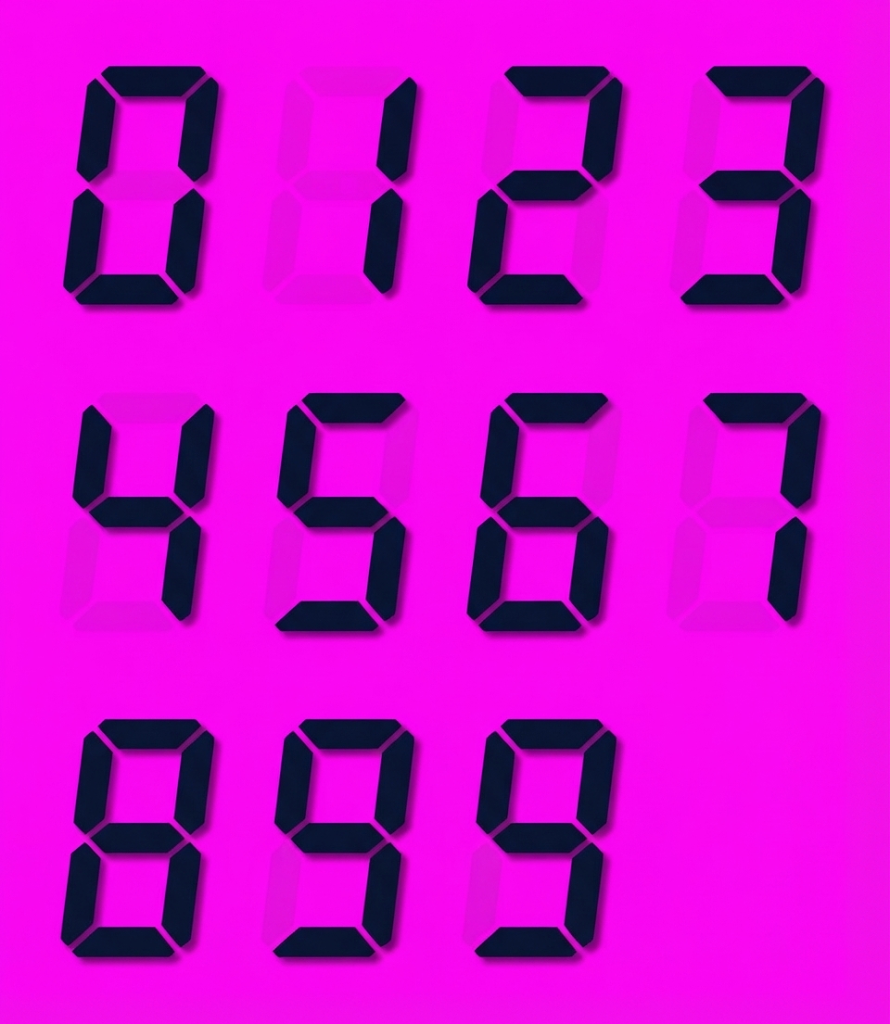
#> input picture sample-watchfaces/casio-lcd/art/digits.png, 890 x 1024 px, found by its file name
$ python cut.py
#> lines starting #> are read from the running program, lines starting #| are printed output that depends on the picture; after the words box and inside, x2 and y2 are one past the last pixel; in counts of white or black regions, pixels touching at a corner belong together
"""Key the magenta off the five generated sheets and cut every picture the face needs into art/ (RGBA PNG at watch size).
Run from this folder:  python3 src/cut.py
The sheets are in ../sheets (digits, wx_a / wx_b / wx_c = weather icons 1-10 / 11-20 / 21-29, icons = heart, shoe, battery).
"""
from PIL import Image
import numpy as np, os, json

HERE = os.path.dirname(os.path.abspath(__file__))
ROOT = os.path.dirname(HERE)
SH = os.path.join(ROOT, 'sheets') + '/'
ART = os.path.join(ROOT, 'art') + '/'
os.makedirs(ART, exist_ok=True)

DIG_H = int(os.environ.get('DIG_H', 64))     # time digits: ink height in device px
WX_CUR = 0.144                               # current weather icon: device px per sheet px
WX_FC = 0.117                                # forecast icons
CIC = {'heart': 0.068, 'shoe': 0.072, 'batt': 0.074}   # complication icons, device px per sheet px


def key(path):
    """magenta -> alpha, with the magenta taken out of the soft edges (un-mix). returns float RGBA 0..1"""
    a = np.array(Image.open(path).convert('RGB')).astype(float)
    bg = np.array([250.0, 5.0, 249.0])
    m = np.minimum(a[:, :, 0], a[:, :, 2]) - a[:, :, 1]
    t = np.clip(m / 244.0, 0, 1)
    al = 1 - t
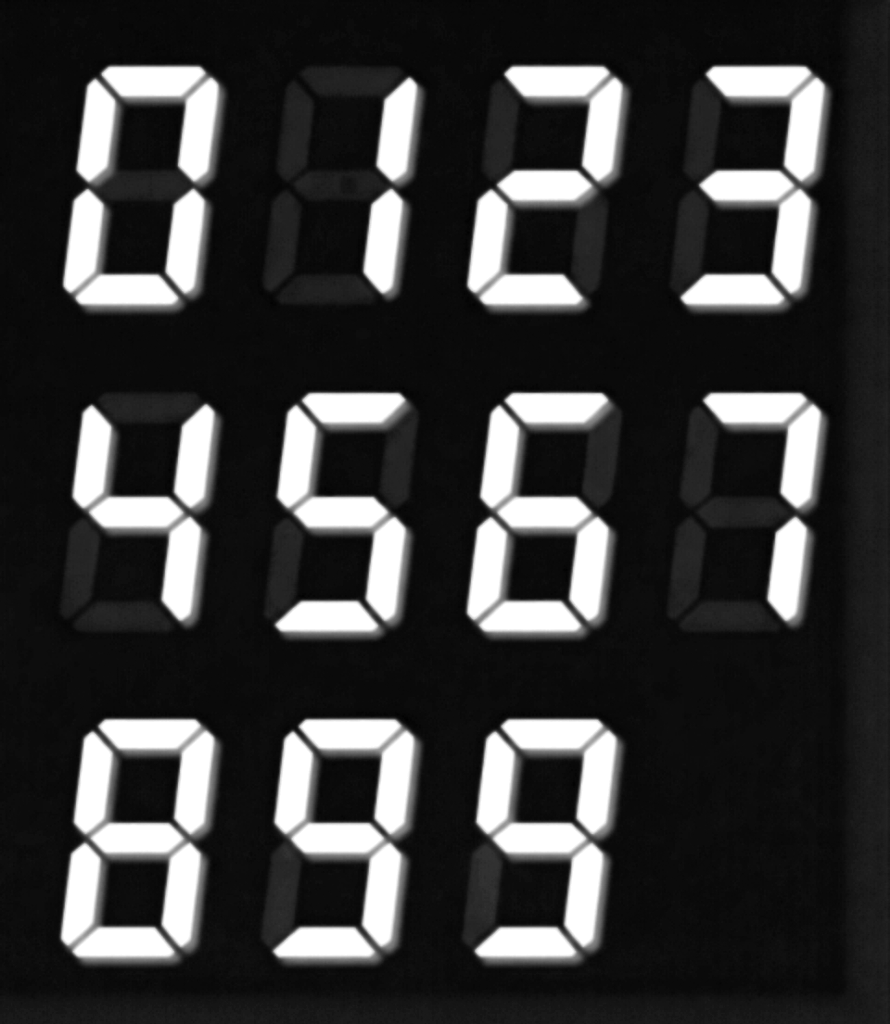
#> al: shape (1024, 890) float64; min 0.0041, max 1, mean 0.226
    al[al < 0.06] = 0
    al = np.clip(al, 0, 1)
    out = np.zeros(a.shape[:2] + (4,))
    k = al > 0
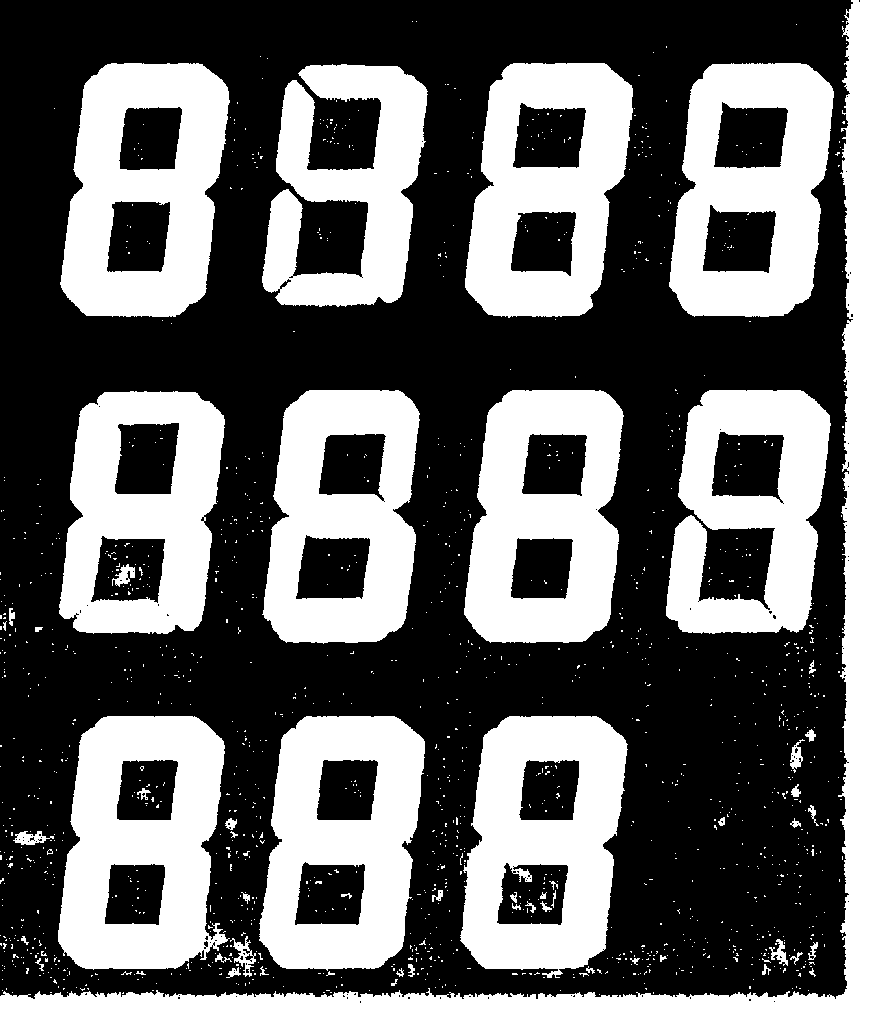
#> k: shape (1024, 890) bool; 40.8% white; 1383 white regions (1328 under 20 px), largest, box (x1, y1, x2, y2) and area: (0, 0, 890, 1024) 70945, (58, 716, 230, 970) 29213, (460, 716, 628, 978) 28559
    for c in range(3):
        v = a[:, :, c]
        out[:, :, c] = np.where(k, np.clip((v - (1 - al) * bg[c]) / np.maximum(al, 1e-3), 0, 255), 0) / 255.0
    out[:, :, 3] = al
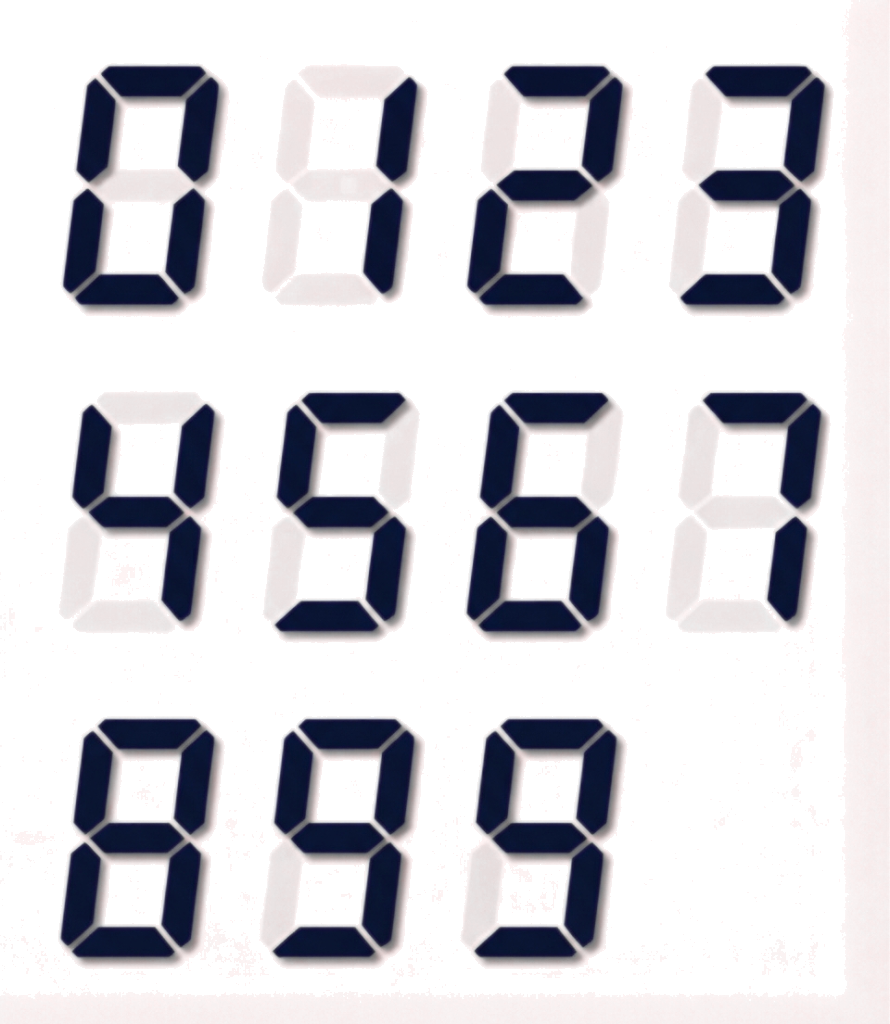
#> out: shape (1024, 890, 4) float64; mean R, G, B, A 0.129, 0.0715, 0.0926, 0.2; transparent parts drawn white
    return out


def bbox(al, th=0.3):
    ys, xs = np.where(al > th)
    return xs.min(), xs.max() + 1, ys.min(), ys.max() + 1


def resize(rgba, w, h):
    """premultiplied LANCZOS resize of a float RGBA array"""
    pm = rgba.copy()
    pm[:, :, :3] *= pm[:, :, 3:4]
    ch = [Image.fromarray((pm[:, :, i] * 255).astype(np.uint8)).resize((w, h), Image.LANCZOS) for i in range(4)]
    r = np.stack([np.array(c).astype(float) / 255 for c in ch], 2)
    a = r[:, :, 3:4]
    r[:, :, :3] = np.where(a > 0.004, r[:, :, :3] / np.maximum(a, 1e-3), 0)
    return np.clip(r, 0, 1)


def save(rgba, name):
    Image.fromarray((rgba * 255 + 0.5).astype(np.uint8), 'RGBA').save(ART + name)


def runs(mask1d, gap=6):
#> called with mask1d = array of shape (1024,), gap = 40
    out = []; s = None; last = None
    for i, v in enumerate(mask1d):
        if v:
            if s is None: s = i
            last = i
        elif s is not None and i - last > gap:
            out.append((s, last + 1)); s = None
#> this loop made 1024 passes
#> s on pass 66: 65
#> after the loop, out = [(65, 311), (392, 637), (718, 963)]
    if s is not None: out.append((s, last + 1))
    return out


# ---------------------------------------------------------------- digits 0-9 (white): sets of one cell size, the ink centred in the cell
d = key(SH + 'digits.png')
al = d[:, :, 3]
rows = runs((al > 0.3).any(1), 40)
#> rows = [(65, 311), (392, 637), (718, 963)]
assert len(rows) == 3, rows
cells = []
for r, (y0, y1) in enumerate(rows):
    for (x0, x1) in runs((al[y0:y1] > 0.3).any(0), 30):
        cells.append((r, y0, y1, x0, x1))
#> this loop made 3 passes
#> after the loop, cells = 11 items, first 6: (0, 65, 311, 63, 224), (0, 65, 311, 363, 422), (0, 65, 311, 467, 628), (0, 65, 311, 680, 829), (1, 392, 637, 72, 219), (1, 392, 637, 275, 411)
assert len(cells) == 11, len(cells)
names = list('0123456789') + ['colon']
#> names = ['0', '1', '2', '3', '4', '5', '6', '7', '8', '9', 'colon']
h0 = rows[0][1] - rows[0][0]
#> h0 = 246
meta = {}


def digit_set(H, prefix, bold=0.0, pad=0, thin=0.0):
    """ten digits and the colon at ink height H; every digit the same canvas (width of the widest, ink centred) because the watch draws a digit set in equal cells"""
#> called with H = 64, prefix = 'd', bold = 0, pad = 0, thin = 0
    sc = H / float(h0)
#> sc = 0.26
    pics = {}
    for (r, y0, y1, x0, x1), nm in zip(cells, names):
        fy0, fy1 = rows[2] if nm == 'colon' else (y0, y1)     # the colon takes the third row's frame: it lands on the digits' centre line
        crop = d[fy0:fy1, x0:x1]
        w = max(1, int(round((x1 - x0) * sc))); h = int(round((fy1 - fy0) * sc))
        out = resize(crop, w, h)
        oy = (H - h) // 2
        cv = np.zeros((H, w, 4))
        cv[max(oy, 0):max(oy, 0) + min(h, H)] = out[:min(h, H)]
        cv[:, :, :3] = np.where(cv[:, :, 3:4] > 0, 1.0, 0.0)       # pure white (the layer can be tinted)
        pics[nm] = cv
#> this loop made 11 passes
#> (y0, y1, x0, x1, nm, fy0, fy1) on passes 1 to 11: (65, 311, 63, 224, '0', 65, 311), (65, 311, 363, 422, '1', 65, 311), (65, 311, 467, 628, '2', 65, 311), (65, 311, 680, 829, '3', 65, 311), (392, 637, 72, 219, '4', 392, 637), (392, 637, 275, 411, '5', 392, 637), (392, 637, 466, 614, '6', 392, 637), (392, 637, 703, 826, '7', 392, 637), (718, 963, 60, 219, '8', 718, 963), (718, 963, 272, 420, '9', 718, 963), (718, 963, 474, 622, 'colon', 718, 963)
#> pass 1, in digit_set, `crop = d[fy0:fy1, x0:x1]`:
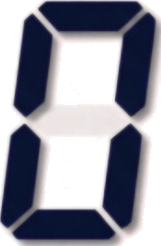
#> crop: shape (246, 161, 4) float64; mean R, G, B, A 0.0998, 0.067, 0.121, 0.473; transparent parts drawn white
#> pass 1, in resize, `a = r[:, :, 3:4]`:
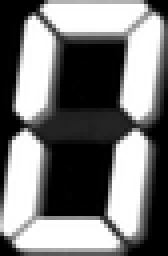
#> a: shape (64, 42, 1) float64 (shown 4 times larger); min 0, max 1, mean 0.471
#> after the loop:
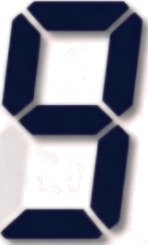
#> crop: shape (245, 148, 4) float64; mean R, G, B, A 0.121, 0.0815, 0.138, 0.506; transparent parts drawn white
#> after the loop, pics = 11 items
    W = max(p.shape[1] for n, p in pics.items() if n != 'colon') + 2 * pad
#> W = 42
    for nm, p in pics.items():
        if nm == 'colon':
            save(p, f'{prefix}_colon.png'); meta[f'{prefix}_colon'] = [p.shape[1], H]; continue
        cv = np.zeros((H, W, 4)); ox = (W - p.shape[1]) // 2
        cv[:, ox:ox + p.shape[1]] = p
        if bold:                                   # small sizes lose weight in the downsample: thicken the stroke a little
            from PIL import ImageFilter
            a3 = np.array(Image.fromarray((cv[:, :, 3] * 255).astype(np.uint8)).filter(ImageFilter.MaxFilter(3))) / 255.0
            cv[:, :, 3] = np.clip(cv[:, :, 3] * (1 - bold) + a3 * bold, 0, 1)
            cv[:, :, :3] = np.where(cv[:, :, 3:4] > 0, 1.0, 0.0)
        if thin:                                   # a lighter stroke: blend towards the eroded alpha
            from PIL import ImageFilter
            a3 = np.array(Image.fromarray((cv[:, :, 3] * 255).astype(np.uint8)).filter(ImageFilter.MinFilter(3))) / 255.0
            cv[:, :, 3] = np.clip(cv[:, :, 3] * (1 - thin) + a3 * thin, 0, 1)
            cv[:, :, :3] = np.where(cv[:, :, 3:4] > 0, 1.0, 0.0)
        save(cv, f'{prefix}_{nm}.png')
#> this loop made 11 passes
#> (nm, ox) on passes 1 to 10: ('0', 0), ('1', 13), ('2', 0), ('3', 1), ('4', 2), ('5', 3), ('6', 1), ('7', 5), ('8', 0), ('9', 1)
#> nm on pass 11: 'colon'
#> cv: shape (64, 42, 4) float64
#> after the loop, meta = {'d_colon': [39, 64]}
    meta[prefix] = [W, H]


digit_set(DIG_H, 'd')
digit_set(20, 'd20', 0.25, 1)
#> in digit_set (call 2), `sc = H / float(h0)`: sc = 0.0813
#> the loop in digit_set (call 2), `for (r, y0, y1, x0, x1), nm in zip(cells, names):` made 11 passes
#> pass 3, in digit_set (call 2), `crop = d[fy0:fy1, x0:x1]`:
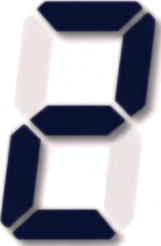
#> crop: shape (246, 161, 4) float64; mean R, G, B, A 0.129, 0.0745, 0.118, 0.397; transparent parts drawn white
#> in digit_set (call 2), `W = max(p.shape[1] for n, p in pics.items() if n != 'colon') + 2 * pad`: W = 15
#> the loop in digit_set (call 2), `for nm, p in pics.items():` made 11 passes
#> (nm, ox) on passes 1 to 10: ('0', 1), ('1', 5), ('2', 1), ('3', 1), ('4', 1), ('5', 2), ('6', 1), ('7', 2), ('8', 1), ('9', 1)
#> after the loop in digit_set (call 2), `for nm, p in pics.items():`: meta = {'d_colon': [39, 64], 'd': [42, 64], 'd20_colon': [12, 20]}
digit_set(26, 'd26', 0.15, 1)
digit_set(18, 'd18', 0.25, 1)
json.dump(meta, open(ART + 'digits.json', 'w'))
print('digit sets (cell width, height)', meta)
#| digit sets (cell width, height) {'d_colon': [39, 64], 'd': [42, 64], 'd20_colon': [12, 20], 'd20': [15, 20], 'd26_colon': [16, 26], 'd26': [19, 26], 'd18_colon': [11, 18], 'd18': [14, 18]}

# ---------------------------------------------------------------- weather (29, the watch's order)
CELLS = [('wx_a.png', 5, 2, 10), ('wx_b.png', 5, 2, 10), ('wx_c.png', 5, 2, 9)]
icons = []
for fn, cols, nrows, n in CELLS:
#> (the run stopped early here; a loop or call above may not have finished)

$ run again, with sample-watchfaces/casio-lcd/art/week.png copied over sample-watchfaces/casio-lcd/art/digits.png
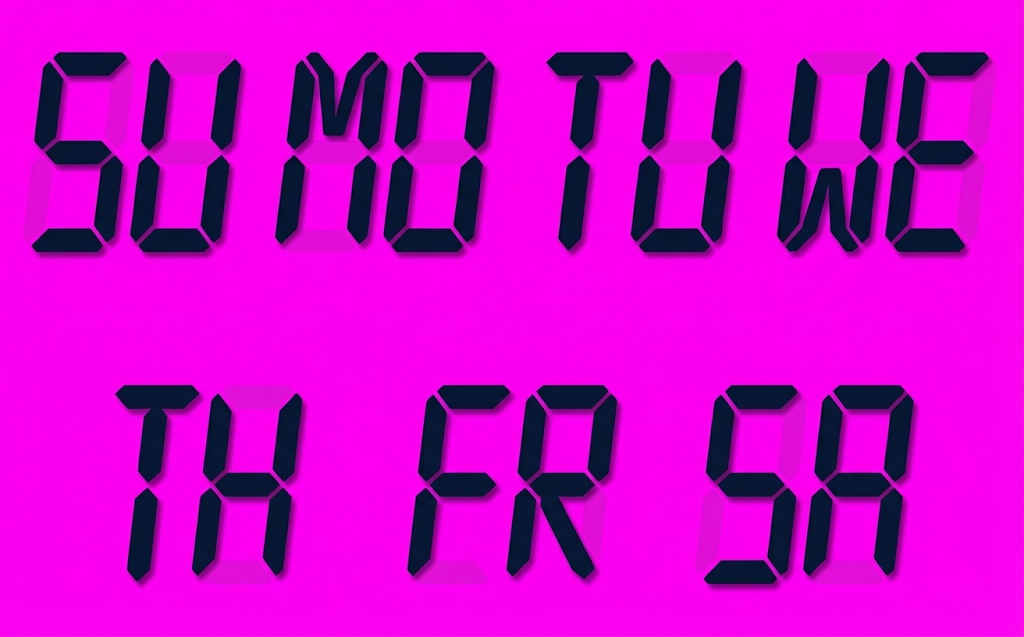
#> input picture sample-watchfaces/casio-lcd/art/week.png, 1024 x 637 px, found by its file name
#> in key, `k = al > 0`:
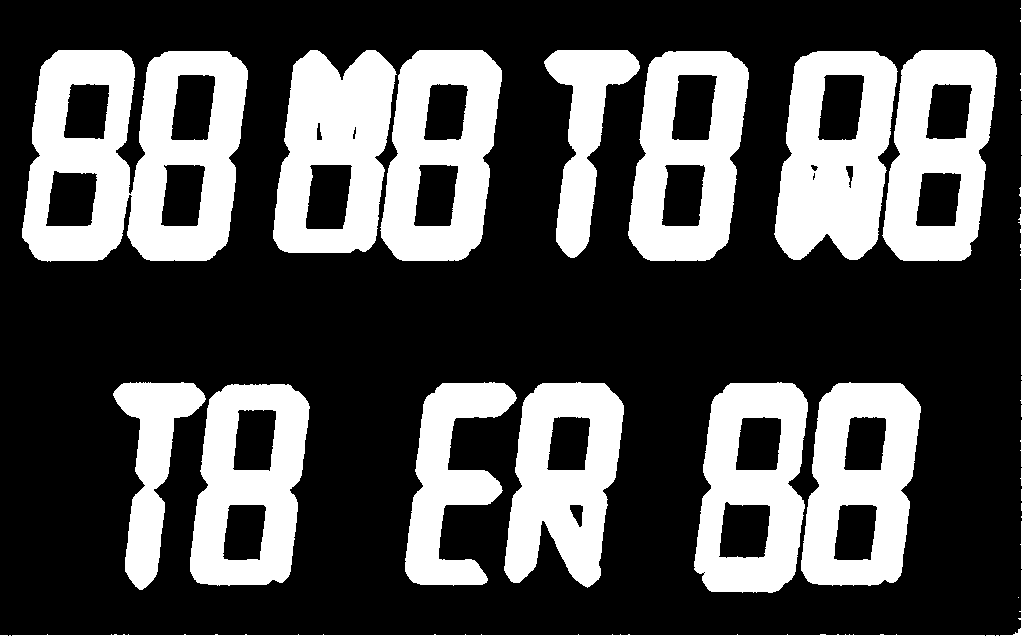
#> k: shape (637, 1024) bool; 31.7% white; 15 white regions (1 under 20 px), largest, box (x1, y1, x2, y2) and area: (22, 50, 248, 262) 31156, (774, 51, 898, 260) 17627, (273, 50, 397, 253) 17131
#> in key, `out[:, :, 3] = al`:
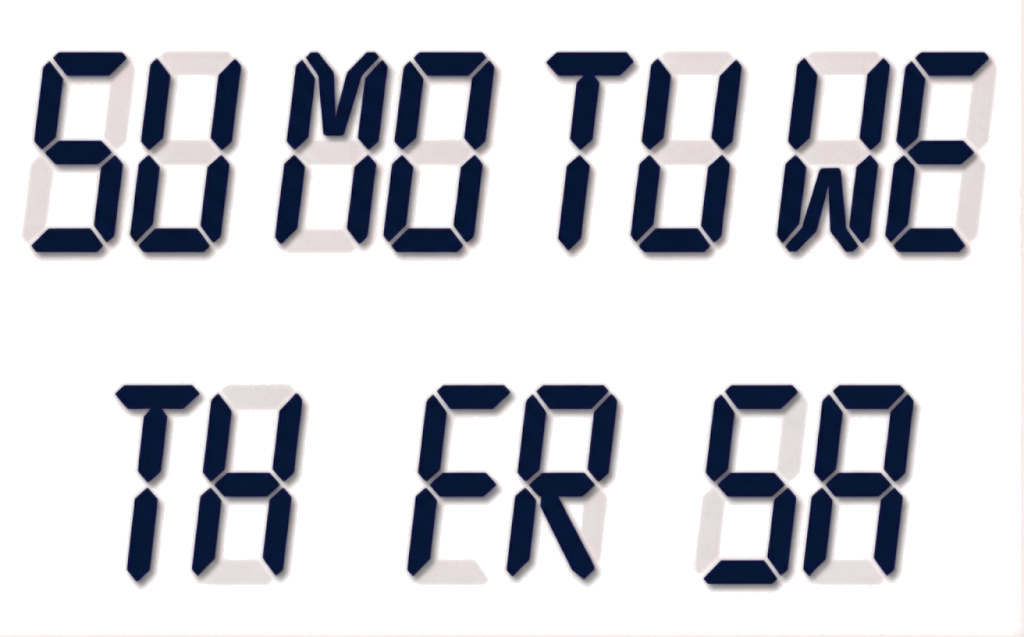
#> out: shape (637, 1024, 4) float64; mean R, G, B, A 0.0544, 0.0335, 0.0545, 0.201; transparent parts drawn white
#> the loop in runs, `for i, v in enumerate(mask1d):` made 637 passes
#> (v, s) on pass 52: (True, 51)
#> after the loop in runs, `for i, v in enumerate(mask1d):`: out = [(51, 257), (384, 589)]
